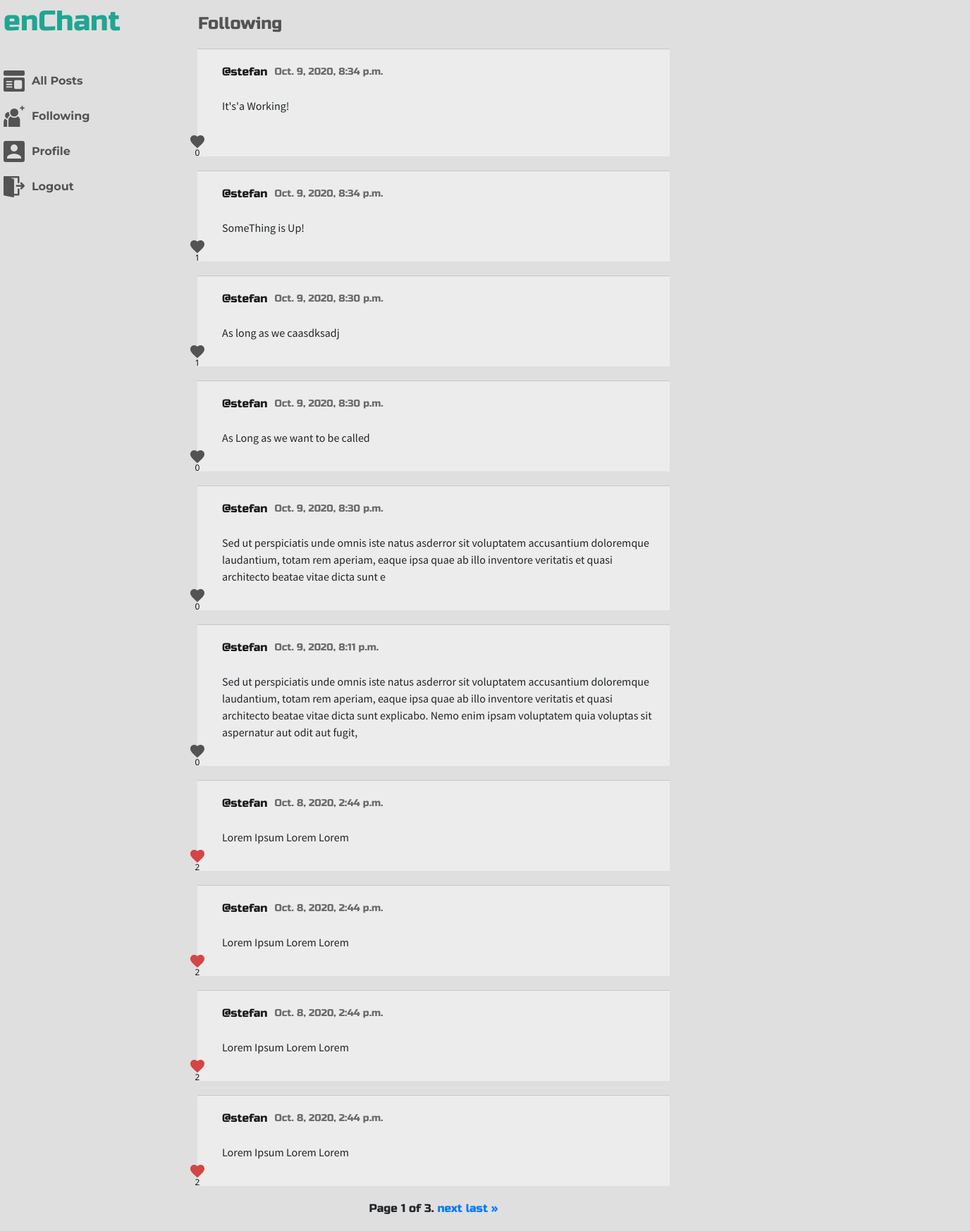
Before: /following/ (signed in) with the older database file.
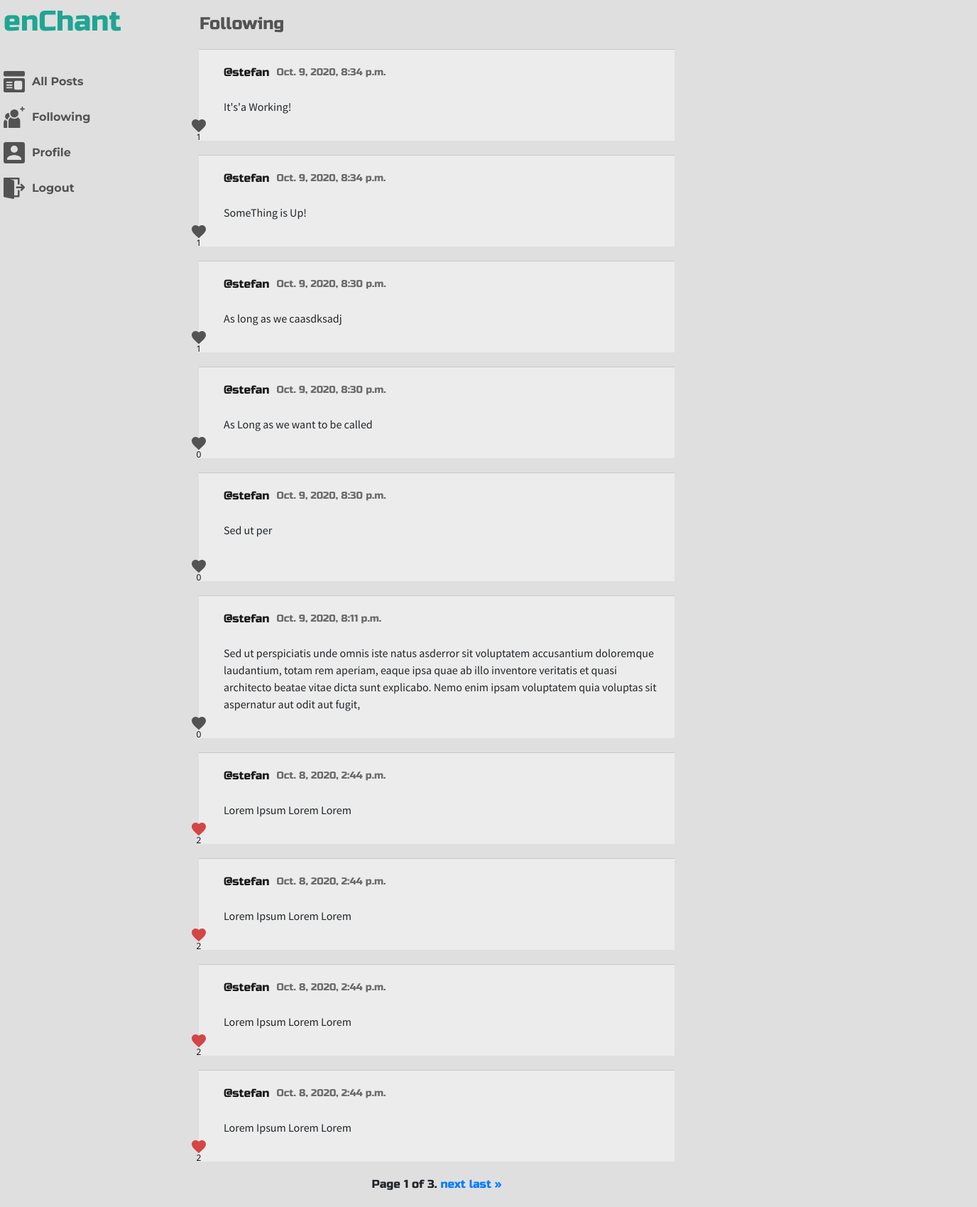
After: the same page with the newer database file.
### network/models.py (models this page shows, shortened)
class Post(models.Model):
    user = models.ForeignKey(settings.AUTH_USER_MODEL, on_delete=models.CASCADE, related_name="posts")
    content = models.CharField(max_length = 256)
    date_added = models.DateTimeField(auto_now_add=True)
    edited = models.BooleanField(default=False)
    like = models.ManyToManyField(User, blank=True, related_name="likes")

class User(AbstractUser):
    pass

### network/views.py (the view)
# urls.py: path("following/", views.following_view, name="following_view"),
def following_view(request):
    current_user = request.user
    users_followed = Profile.objects.get(user=current_user).following.all()
    posts_list = Post.objects.filter(user__in=users_followed).order_by('-date_added')
    paginator = Paginator(posts_list, 10)
    page_number = request.GET.get('page')
    page_obj = paginator.get_page(page_number)
    context = {
        "page_obj": page_obj,
    }
    return render(request, "network/following.html", context)

### network/templates/network/following.html (shortened to what this page needs)
{% extends "network/layout.html" %}
{% load static %}
{% block body %}
    <h1 class="main-header">
        Following
    </h1>
    <div class="tweets-list">
        {% for tweet in page_obj %}
        <div class="tweet-wrapper" id="tweet-{{ tweet.id }}">
            <div class="tweet">
                <div class="tweet-header">
                    <a class="name" href="{% url 'display_profile_view' tweet.user.id %}">@{{ tweet.user.username }} </a>
                    <p class="date">{{ tweet.date_added }}</p>
                </div>
                <div class="tweet-content" id="tweet-content-{{ tweet.id }}">
                    <p>
                        {{ tweet.content }}
                    </p>
                </div>
            </div>
            <div class="tweet-buttons">
                <button class="like-button" data-id="{{ tweet.id }}">
                    {% if request.user in tweet.like.all %}
                        <img src="{% static 'network/icons/like-red.svg' %}">
                    {% else %}
                        <img src="{% static 'network/icons/like.svg' %}">
                    {% endif %}
                    <p>{{ tweet.like.count }}</p>
                </button>
            </div>
        </div>
        {% endfor %}
    </div>
    {% if page_obj %}
    <div class="pagination">
        <span class="step-links">
            <span class="current">
                Page {{ page_obj.number }} of {{ page_obj.paginator.num_pages }}.
            </span>
            {% if page_obj.has_next %}
                <a href="?page={{ page_obj.next_page_number }}">next</a>
                <a href="?page={{ page_obj.paginator.num_pages }}">last &raquo;</a>
            {% endif %}
        </span>
    </div>
    {% else %}
        <h2 class="empty-status">You're not following anyone at the moment</h2>
    {% endif %}
{% endblock %}

Changed rows visible on the page:
changed Post "It's'a Working!": like.count "0" → "1"
changed Post: content "Sed ut perspiciatis unde omnis iste natus asderror sit voluptatem accusantium doloremque laudantium, totam rem aperiam, eaque ipsa quae ab illo inventore veritatis et quasi architecto beatae vitae dicta sunt e" → "Sed ut per"
